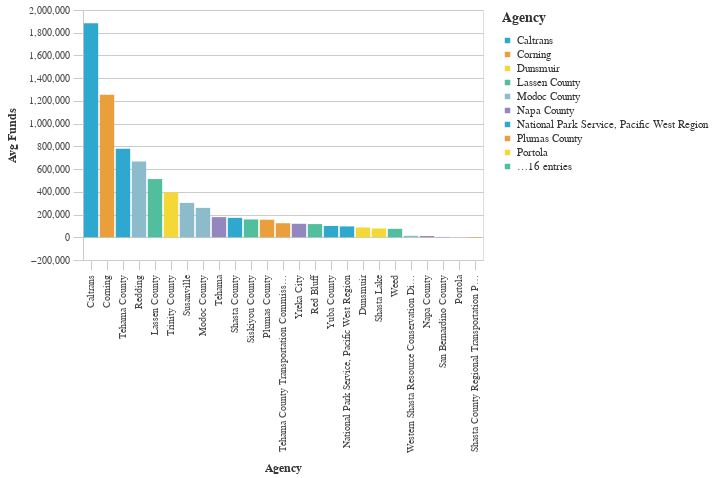

The notebook cell saved with this chart:
### Code cell
#Bar chart Bottom Average Total Requested Funds by Agency
avg_funds_bottom = (df>>group_by(_.primary_agency_name)>>summarize(avg_funds=_.adjusted_total_requested.mean())>>arrange(-_.avg_funds)).tail(50)

chart5=( _dla_utils_reports.basic_bar_chart_no_save((avg_funds_bottom.tail(40)), 'primary_agency_name','avg_funds', 'primary_agency_name', district))
    
display(HTML("<h4><strong>Lowest Average Total Funds by Agency ($2021)</strong></h4>"))
chart5

### Figure 1 — Vega-Lite specification as saved in the notebook (floating-point values rounded to 4 significant figures)
{"config": {"view": {"continuousWidth": 400, "continuousHeight": 300}, "axis": {"domainColor": "#cbcbcb", "grid": true, "gridColor": "#cbcbcb", "gridWidth": 1, "labelColor": "#474747", "labelFont": "Nunito Sans", "labelFontSize": 10, "labelPadding": 4, "tickColor": "#cbcbcb", "tickSize": 10, "titleColor": "#333", "titleFont": "Raleway", "titleFontSize": 12, "titlePadding": 10}, "axisBand": {"grid": false}, "background": "white", "font": "Raleway", "header": {"labelFont": "Nunito Sans", "titleFont": "Raleway"}, "legend": {"labelColor": "#333", "labelFont": "Nunito Sans", "labelFontSize": 11, "labelLimit": 0, "padding": 1, "symbolSize": 30, "symbolType": "square", "titleColor": "#333", "titleFont": "Raleway", "titleFontSize": 14, "titlePadding": 10}, "title": {"anchor": "middle", "font": "Raleway", "fontSize": 18, "fontWeight": 300, "offset": 20}}, "data": {"name": "data-7f60510906b174adf12219f12b8d4286"}, "mark": "bar", "encoding": {"color": {"field": "primary_agency_name", "legend": {"symbolLimit": 10, "title": "Agency"}, "scale": {"range": ["#2EA8CE", "#EB9F3C", "#F4D837", "#51BF9D", "#8CBCCB", "#9487C0"]}, "type": "nominal"}, "tooltip": [{"field": "primary_agency_name", "type": "nominal"}, {"field": "avg_funds", "type": "quantitative"}], "x": {"field": "primary_agency_name", "sort": "-y", "title": "Agency", "type": "nominal"}, "y": {"field": "avg_funds", "title": "Avg Funds", "type": "quantitative"}}, "height": 250, "width": 400, "$schema": "https://vega.github.io/schema/vega-lite/v4.17.0.json", "datasets": {"data-7f60510906b174adf12219f12b8d4286": [{"primary_agency_name": "Caltrans", "avg_funds": 1884000.0}, {"primary_agency_name": "Corning", "avg_funds": 1255000.0}, {"primary_agency_name": "Tehama County", "avg_funds": 779800.0}, {"primary_agency_name": "Redding", "avg_funds": 666600.0}, {"primary_agency_name": "Lassen County", "avg_funds": 512400.0}, {"primary_agency_name": "Trinity County", "avg_funds": 394300.0}, {"primary_agency_name": "Susanville", "avg_funds": 302600.0}, {"primary_agency_name": "Modoc County", "avg_funds": 258700.0}, {"primary_agency_name": "Tehama", "avg_funds": 177200.0}, {"primary_agency_name": "Shasta County", "avg_funds": 170900.0}, {"primary_agency_name": "Siskiyou County", "avg_funds": 156900.0}, {"primary_agency_name": "Plumas County", "avg_funds": 154500.0}, {"primary_agency_name": "Tehama County Transportation Commission", "avg_funds": 123600.0}, {"primary_agency_name": "Yreka City", "avg_funds": 118700.0}, {"primary_agency_name": "Red Bluff", "avg_funds": 116000.0}, {"primary_agency_name": "Yuba County", "avg_funds": 99830.0}, {"primary_agency_name": "National Park Service, Pacific West Region", "avg_funds": 95660.0}, {"primary_agency_name": "Dunsmuir", "avg_funds": 85650.0}, {"primary_agency_name": "Shasta Lake", "avg_funds": 77510.0}, {"primary_agency_name": "Weed", "avg_funds": 74310.0}, {"primary_agency_name": "Western Shasta Resource Conservation District", "avg_funds": 12870.0}, {"primary_agency_name": "Napa County", "avg_funds": 10870.0}, {"primary_agency_name": "San Bernardino County", "avg_funds": 2830.0}, {"primary_agency_name": "Portola", "avg_funds": 440.2}, {"primary_agency_name": "Shasta County Regional Transportation Planning Agency", "avg_funds": -4183.0}]}}
